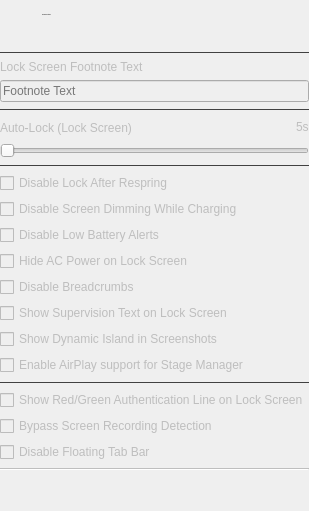
            <widget class="QWidget" name="springboardOptionsPage">
             <layout class="QVBoxLayout" name="verticalLayout_10">
              <property name="leftMargin">
               <number>0</number>
              </property>
              <property name="topMargin">
               <number>0</number>
              </property>
              <property name="rightMargin">
               <number>0</number>
              </property>
              <property name="bottomMargin">
               <number>0</number>
              </property>
              <item>
               <widget class="QWidget" name="horizontalWidget_4" native="true">
                <layout class="QHBoxLayout" name="horizontalLayout_13">
                 <property name="spacing">
                  <number>10</number>
                 </property>
                 <property name="leftMargin">
                  <number>0</number>
                 </property>
                 <property name="topMargin">
                  <number>9</number>
                 </property>
                 <property name="rightMargin">
                  <number>0</number>
                 </property>
                 <property name="bottomMargin">
                  <number>9</number>
                 </property>
                 <item>
                  <widget class="QToolButton" name="toolButton_7">
                   <property name="enabled">
                    <bool>false</bool>
                   </property>
                   <property name="styleSheet">
                    <string notr="true">QToolButton {
	icon-size: 24px;
	background-color: transparent;
	padding-left: 0px;
	padding-right: 5px;
	border-radius: 0px;
}</string>
                   </property>
                   <property name="icon">
                    <iconset resource="../resources.qrc">
                     <normaloff>:/icon/app-indicator.svg</normaloff>:/icon/app-indicator.svg</iconset>
                   </property>
                  </widget>
                 </item>
                 <item>
                  <widget class="QWidget" name="verticalWidget_3" native="true">
                   <layout class="QVBoxLayout" name="verticalLayout_7">
                    <property name="spacing">
                     <number>6</number>
                    </property>
                    <property name="leftMargin">
                     <number>0</number>
                    </property>
                    <property name="topMargin">
                     <number>0</number>
                    </property>
                    <property name="rightMargin">
                     <number>0</number>
                    </property>
                    <property name="bottomMargin">
                     <number>0</number>
                    </property>
                    <item>
                     <widget class="QLabel" name="springboardOptionsLbl">
                      <property name="font">
                       <font>
                        <pointsize>-1</pointsize>
                        <bold>false</bold>
                       </font>
                      </property>
                      <property name="text">
                       <string>Springboard Options</string>
                      </property>
                     </widget>
                    </item>
                    <item>
                     <spacer name="verticalSpacer_19">
                      <property name="orientation">
                       <enum>Qt::Vertical</enum>
                      </property>
                      <property name="sizeType">
                       <enum>QSizePolicy::Fixed</enum>
                      </property>
                      <property name="sizeHint" stdset="0">
                       <size>
                        <width>20</width>
                        <height>16</height>
                       </size>
                      </property>
                     </spacer>
                    </item>
                   </layout>
                  </widget>
                 </item>
                 <item>
                  <spacer name="horizontalSpacer_6">
                   <property name="orientation">
                    <enum>Qt::Horizontal</enum>
                   </property>
                   <property name="sizeHint" stdset="0">
                    <size>
                     <width>40</width>
                     <height>20</height>
                    </size>
                   </property>
                  </spacer>
                 </item>
                </layout>
               </widget>
              </item>
              <item>
               <widget class="Line" name="line_11">
                <property name="styleSheet">
                 <string notr="true">QFrame {
	color: #414141;
}</string>
                </property>
                <property name="frameShadow">
                 <enum>QFrame::Plain</enum>
                </property>
                <property name="orientation">
                 <enum>Qt::Horizontal</enum>
                </property>
               </widget>
              </item>
              <item>
               <widget class="QWidget" name="springboardOptionsPageContent" native="true">
                <property name="enabled">
                 <bool>false</bool>
                </property>
                <property name="maximumSize">
                 <size>
                  <width>650</width>
                  <height>16777215</height>
                 </size>
                </property>
                <layout class="QVBoxLayout" name="_2">
                 <property name="leftMargin">
                  <number>0</number>
                 </property>
                 <property name="topMargin">
                  <number>0</number>
                 </property>
                 <property name="rightMargin">
                  <number>0</number>
                 </property>
                 <property name="bottomMargin">
                  <number>0</number>
                 </property>
                 <item>
                  <widget class="QLabel" name="footnoteLbl">
                   <property name="text">
                    <string>Lock Screen Footnote Text</string>
                   </property>
                  </widget>
                 </item>
                 <item>
                  <widget class="QLineEdit" name="footnoteTxt">
                   <property name="placeholderText">
                    <string>Footnote Text</string>
                   </property>
                  </widget>
                 </item>
                 <item>
                  <widget class="Line" name="footnoteLine">
                   <property name="styleSheet">
                    <string notr="true">QFrame {
	color: #414141;
}</string>
                   </property>
                   <property name="frameShadow">
                    <enum>QFrame::Plain</enum>
                   </property>
                   <property name="orientation">
                    <enum>Qt::Horizontal</enum>
                   </property>
                  </widget>
                 </item>
                 <item>
                  <layout class="QHBoxLayout" name="horizontalLayout_16">
                   <property name="bottomMargin">
                    <number>0</number>
                   </property>
                   <item>
                    <widget class="QLabel" name="lockScreenAutoLockLabel">
                     <property name="text">
                      <string>Auto‑Lock (Lock Screen)</string>
                     </property>
                    </widget>
                   </item>
                   <item>
                    <spacer name="horizontalSpacer_10">
                     <property name="orientation">
                      <enum>Qt::Horizontal</enum>
                     </property>
                     <property name="sizeHint" stdset="0">
                      <size>
                       <width>40</width>
                       <height>20</height>
                      </size>
                     </property>
                    </spacer>
                   </item>
                   <item>
                    <widget class="QLabel" name="lockScreenAutoLockValueLabel">
                     <property name="text">
                      <string notr="true">5s</string>
                     </property>
                    </widget>
                   </item>
                  </layout>
                 </item>
                 <item>
                  <widget class="QSlider" name="lockScreenAutoLockSlider">
                   <property name="minimum">
                    <number>5</number>
                   </property>
                   <property name="maximum">
                    <number>100</number>
                   </property>
                   <property name="value">
                    <number>5</number>
                   </property>
                   <property name="orientation">
                    <enum>Qt::Horizontal</enum>
                   </property>
                  </widget>
                 </item>
                 <item>
                  <widget class="Line" name="lockScreenAutoLockSeparator">
                   <property name="styleSheet">
                    <string notr="true">QFrame {
	color: #414141;
}</string>
                   </property>
                   <property name="frameShadow">
                    <enum>QFrame::Plain</enum>
                   </property>
                   <property name="orientation">
                    <enum>Qt::Horizontal</enum>
                   </property>
                  </widget>
                 </item>
                 <item>
                  <widget class="QCheckBox" name="disableLockRespringChk">
                   <property name="text">
                    <string>Disable Lock After Respring</string>
                   </property>
                  </widget>
                 </item>
                 <item>
                  <widget class="QCheckBox" name="disableDimmingChk">
                   <property name="text">
                    <string>Disable Screen Dimming While Charging</string>
                   </property>
                  </widget>
                 </item>
                 <item>
                  <widget class="QCheckBox" name="disableBatteryAlertsChk">
                   <property name="text">
                    <string>Disable Low Battery Alerts</string>
                   </property>
                  </widget>
                 </item>
                 <item>
                  <widget class="QCheckBox" name="hideACPowerChk">
                   <property name="text">
                    <string>Hide AC Power on Lock Screen</string>
                   </property>
                  </widget>
                 </item>
                 <item>
                  <widget class="QCheckBox" name="disableCrumbChk">
                   <property name="toolTip">
                    <string>Removes '&lt; PreviousAppName' glyph in Status Bar when being forwarded to another app.</string>
                   </property>
                   <property name="text">
                    <string>Disable Breadcrumbs</string>
                   </property>
                  </widget>
                 </item>
                 <item>
                  <widget class="QCheckBox" name="enableSupervisionTextChk">
                   <property name="toolTip">
                    <string>Shows info about the device supervision status and organization at the bottom of the lock screen.</string>
                   </property>
                   <property name="text">
                    <string>Show Supervision Text on Lock Screen</string>
                   </property>
                  </widget>
                 </item>
                 <item>
                  <widget class="QCheckBox" name="showApertureInSnapshotsChk">
                   <property name="text">
                    <string>Show Dynamic Island in Screenshots</string>
                   </property>
                  </widget>
                 </item>
                 <item>
                  <widget class="QCheckBox" name="enableAirPlayChk">
                   <property name="text">
                    <string>Enable AirPlay support for Stage Manager</string>
                   </property>
                  </widget>
                 </item>
                 <item>
                  <widget class="Line" name="line_2">
                   <property name="styleSheet">
                    <string notr="true">QFrame {
	color: #414141;
}</string>
                   </property>
                   <property name="frameShadow">
                    <enum>QFrame::Plain</enum>
                   </property>
                   <property name="orientation">
                    <enum>Qt::Horizontal</enum>
                   </property>
                  </widget>
                 </item>
                 <item>
                  <widget class="QCheckBox" name="authEngUICheck">
                   <property name="text">
                    <string>Show Red/Green Authentication Line on Lock Screen</string>
                   </property>
                  </widget>
                 </item>
                 <item>
                  <widget class="QCheckBox" name="screenRecordChk">
                   <property name="toolTip">
                    <string>Disables detecting when the screen is being recorded</string>
                   </property>
                   <property name="text">
                    <string>Bypass Screen Recording Detection</string>
                   </property>
                  </widget>
                 </item>
                 <item>
                  <widget class="QCheckBox" name="floatingTabBarChk">
                   <property name="text">
                    <string>Disable Floating Tab Bar</string>
                   </property>
                  </widget>
                 </item>
                 <item>
                  <widget class="Line" name="line">
                   <property name="orientation">
                    <enum>Qt::Horizontal</enum>
                   </property>
                  </widget>
                 </item>
                 <item>
                  <spacer name="verticalSpacer_5">
                   <property name="orientation">
                    <enum>Qt::Vertical</enum>
                   </property>
                   <property name="sizeHint" stdset="0">
                    <size>
                     <width>20</width>
                     <height>40</height>
                    </size>
                   </property>
                  </spacer>
                 </item>
                </layout>
               </widget>
              </item>
             </layout>
            </widget>
